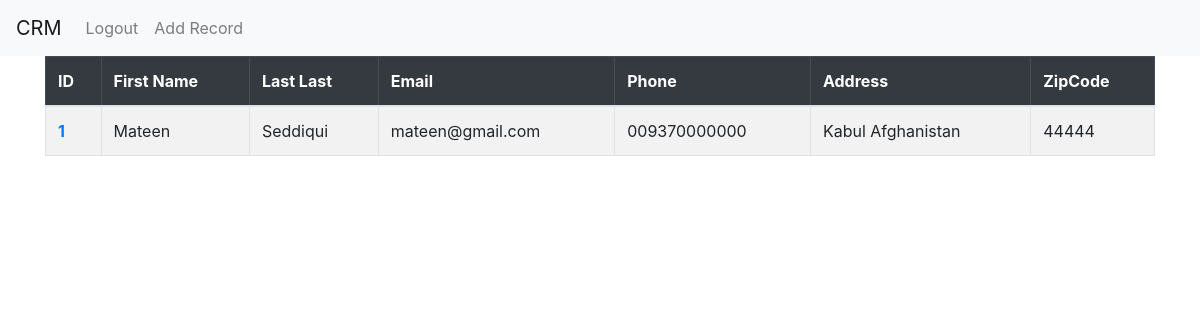
Page /home/ (signed in) on the earlier database version.
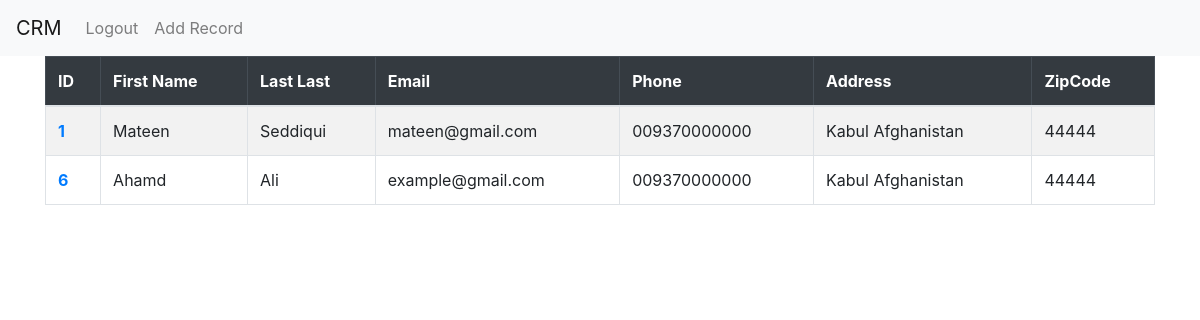
Same page on the later database version.
### customer_management/models.py (models this page shows, shortened)
class Record(models.Model):
	created_at = models.DateTimeField(auto_now_add=True)
	first_name = models.CharField(max_length=50)
	last_name =  models.CharField(max_length=50)
	email =  models.CharField(max_length=100)
	phone = models.CharField(max_length=15)
	address =  models.CharField(max_length=100)
	zipcode =  models.CharField(max_length=20)

### customer_management/views.py (the view)
# urls.py: 2. Add a URL to urlpatterns:  path('', views.home, name='home')
@login_required
def home(request):
    records= Record.objects.all()
    return render(request, 'home.html', {'records':records})

### customer_management/templates/home.html
{% extends 'base.html' %}
{% load static %}
{% block content %}
{% if user.is_authenticated %}
{% if records %}
    <table class="table table-striped table-hover table-bordered">
        <thead class="table-dark">
          <tr>
            <th scope="col">ID</th>
            <th scope="col">First Name</th>
            <th scope="col">Last Last</th>
            <th scope="col">Email</th>
            <th scope="col">Phone</th>
            <th scope="col">Address</th>
            <th scope="col">ZipCode</th>
          </tr>
        </thead>
        <tbody>
            {% for record in records %}
          <tr>
            <th > <a href="{% url 'show_record' record.id %}"> {{ record.id }} </a></th>
            <td>{{ record.first_name }}</td>
            <td>{{ record.last_name }}</td>
            <td>{{ record.email }}</td>
            <td>{{ record.phone }}</td>
            <td>{{ record.address }}</td>
            <td>{{ record.zipcode }}</td>
          </tr>
          {% endfor %}
        </tbody>
      </table>
{% endif %}
{% endif %}
{% endblock %}

### customer_management/templates/base.html (shortened to what this page needs)
<!doctype html>
<html lang="en">
  <head>
    <link rel="stylesheet" href="">
    <link rel="stylesheet" href="https://cdn.jsdelivr.net/npm/bootstrap@4.3.1/dist/css/bootstrap.min.css">
  </head>
  <body>
    {% include 'navbar.html' %}
    <div class="container">
    {% block content %}
    {% endblock %}
    </div>
  </body>
</html>

### customer_management/templates/navbar.html (shortened to what this page needs)
<nav class="navbar navbar-expand-lg navbar-light bg-light">
    <a class="navbar-brand" href="{% url 'home' %}">CRM</a>
    <div class="collapse navbar-collapse" id="navbarSupportedContent">
      <ul class="navbar-nav mr-auto">
        {% if user.is_authenticated %}
        <li class="nav-item">
          <a class="nav-link" href="{% url 'logout_user' %}">Logout</a>
        </li>
        <li class="nav-item">
          <a class="nav-link" href="{% url 'add_record' %}">Add Record</a>
        </li>
        {% endif %}
      </ul>
    </div>
</nav>

Differences in the rows shown:
added Record: id "6", first_name "Ahamd", last_name "Ali", email "example@gmail.com", phone "009370000000", address "Kabul Afghanistan", zipcode "44444"
